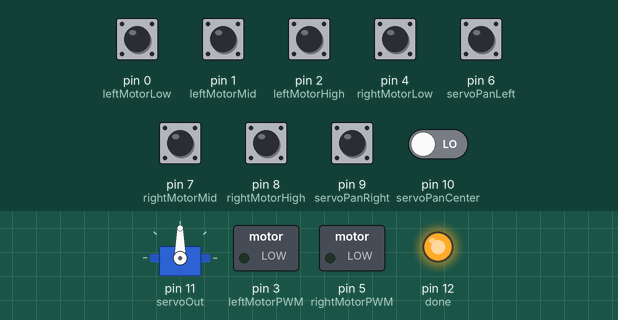
A sketch run on a simulated Arduino Uno, built with avr-gcc and run on an emulated ATmega328P. On the bench: servo, switched loads named in the sketch (green lamp = pin HIGH), output pins drawn as LEDs (lit = HIGH). The inputs (shaded band) are chosen by the test bench; at power-on: pin 0 (leftMotorLow), pin 1 (leftMotorMid), pin 2 (leftMotorHigh), pin 4 (rightMotorLow), pin 6 (servoPanLeft), pin 7 (rightMotorMid), pin 8 (rightMotorHigh), pin 9 (servoPanRight), pin 10 (servoPanCenter) LOW.

Above: at 1.2 s.
1.3 s: pin 0 (leftMotorLow) pulled HIGH for 0.15 s
At 1.43 s:
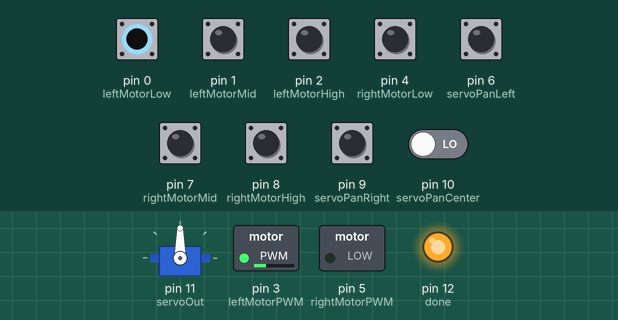
3.0 s: pin 1 (leftMotorMid) pulled HIGH for 0.15 s
At 3.08 s:
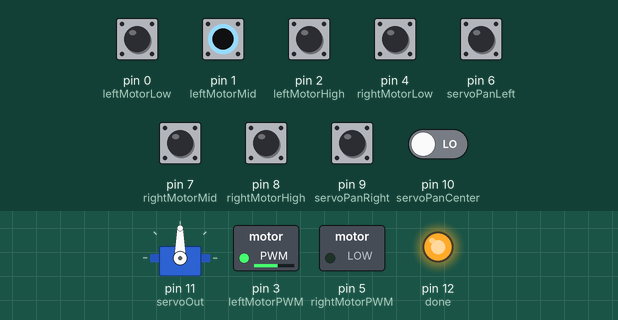
4.6 s: pin 2 (leftMotorHigh) pulled HIGH for 0.15 s
At 5.8 s:
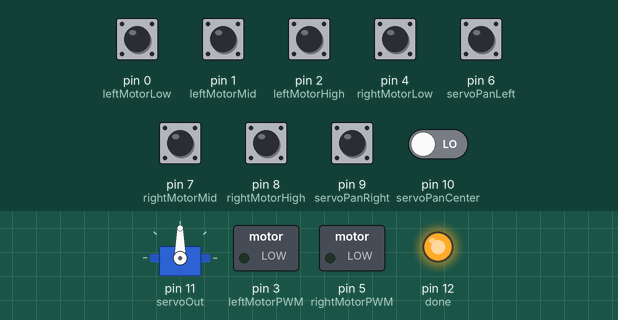
6.3 s: pin 4 (rightMotorLow) pulled HIGH for 0.15 s
At 6.39 s:
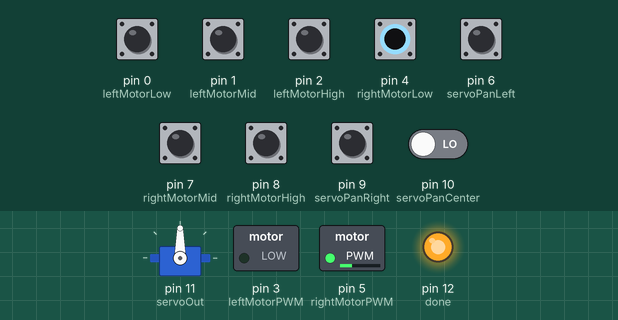
7.9 s: pin 6 (servoPanLeft) pulled HIGH for 0.15 s
At 7.97 s:
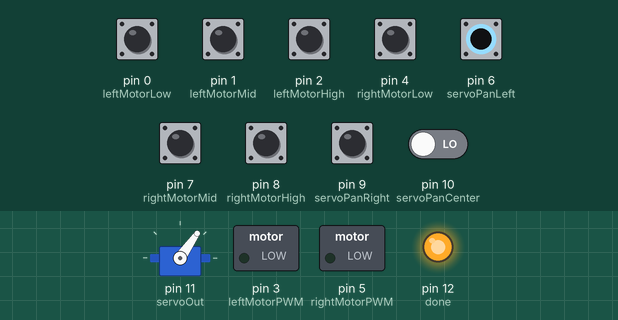
9.5 s: pin 7 (rightMotorMid) pulled HIGH for 0.15 s
At 9.63 s:
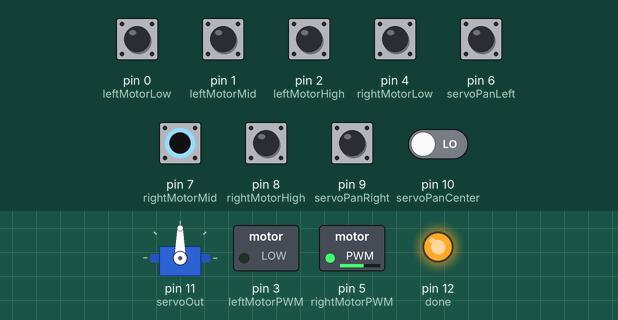
Timing chart, 0 to 12.2 s (numbered marks = the images above; inputs shaded):
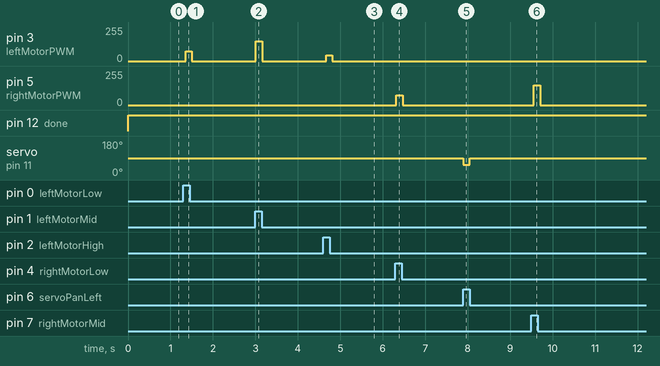

The sketch:

arduino_controller_ino.ino
```cpp
#include <Servo.h>
int leftMotorLow   = 0;
int leftMotorMid   = 1;
int leftMotorHigh  = 2;
int leftMotorPWM   = 3;
int rightMotorLow  = 4;
int rightMotorMid  = 7;
int rightMotorHigh = 8;
int rightMotorPWM  = 5;
int servoPanLeft   = 6;
int servoPanRight  = 9;
int servoPanCenter = 10;
int servoOut       = 11;
int done           = 12;
Servo myservo;
int pos = 90;
void setup()
{
  pinMode(leftMotorLow,   INPUT);
  pinMode(leftMotorMid,   INPUT);
  pinMode(leftMotorHigh,  INPUT);
  pinMode(rightMotorLow,  INPUT);
  pinMode(rightMotorMid,  INPUT);
  pinMode(rightMotorHigh, INPUT);
  pinMode(servoPanLeft,   INPUT);
  pinMode(servoPanRight,  INPUT);
  pinMode(servoPanCenter, INPUT);
  pinMode(leftMotorPWM,   OUTPUT);
  pinMode(rightMotorPWM,  OUTPUT);
  pinMode(done,           OUTPUT);
  myservo.attach(servoOut);
}
int getPWMValue(int low, int mid, int high)
{
 int val = 0;
 if (digitalRead(low) == HIGH)
 {
   val+=1;
 }
 if (digitalRead(mid) == HIGH)
 {
   val+=2;
 }
 if (digitalRead(high) == HIGH)
 {
   val+=4;
 }
 return map(val, 0, 7, 0, 528);
}
void loop()
{
 digitalWrite(done, LOW);
 analogWrite(leftMotorPWM, getPWMValue(leftMotorLow, leftMotorMid, leftMotorHigh));
 analogWrite(rightMotorPWM, getPWMValue(rightMotorLow, rightMotorMid, rightMotorHigh));
 if (digitalRead(servoPanCenter) == HIGH)
   myservo.write(pos);
 else if (digitalRead(servoPanLeft) == HIGH)
  myservo.write(55);
 else if (digitalRead(servoPanRight) == HIGH)
  myservo.write(125);
 else
  myservo.write(90);
 digitalWrite(done, HIGH);
 delay(75);
}
```

Measured:
- after the input at 1.3 s, pin 3 (leftMotorPWM): 0/255 → 75/255 after 0.05 s, → 0/255 0.15 s later
- after the input at 3.0 s, pin 3 (leftMotorPWM): 0/255 → 150/255 at once, → 0/255 0.15 s later
- after the input at 4.6 s, pin 3 (leftMotorPWM): 0/255 → 45/255 after 0.07 s, → 0/255 0.15 s later
- after the input at 6.3 s, pin 5 (rightMotorPWM): 0/255 → 75/255 at once, → 0/255 0.15 s later
- after the input at 7.9 s, servo on pin 11 (servoOut): 90° → 55° at once, → 90° 0.15 s later
- after the input at 9.5 s, pin 5 (rightMotorPWM): 0/255 → 150/255 after 0.06 s, → 0/255 0.15 s later
